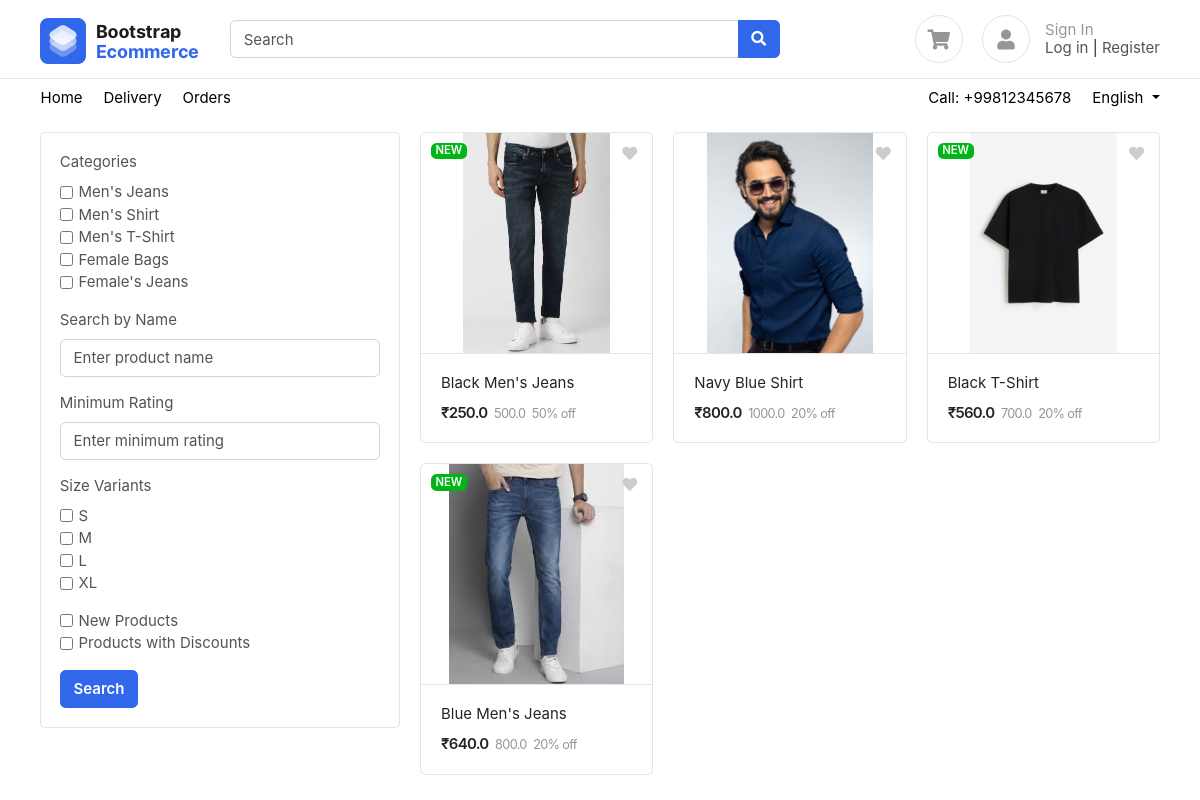
The app's page /search/ with its own data.
### products/models.py (models this page shows, shortened)
class Category(BaseModel):
    category_name = models.CharField(max_length=100)
    slug = models.SlugField(unique=True, null=True, blank=True)
    category_image = models.ImageField(upload_to="category", null=True, blank=True)

class SizeVariant(BaseModel):
    size = models.CharField(max_length=100)
    size_price = models.IntegerField(default=0)

class Product(BaseModel):
    product_name = models.CharField(max_length=100)
    slug = models.SlugField(unique=True, null=True, blank=True)
    product_category = models.ForeignKey("Category", on_delete=models.CASCADE, related_name="products")
    product_price = models.FloatField()
    discount = models.IntegerField(default=0)
    product_discount_price = models.FloatField(null=True, blank=True)
    size_variant = models.ManyToManyField(SizeVariant)
    product_description = models.TextField()
    is_new_product = models.BooleanField(default=False)
    product_total_review = models.IntegerField(null=True, blank=True)
    product_rating = models.IntegerField(default=0)
    product_total_order = models.IntegerField(null=True, blank=True)

class ProductImage(BaseModel):
    product = models.ForeignKey(Product , on_delete=models.CASCADE , related_name="product_images")
    product_image =  models.ImageField(upload_to="product")

### home/views.py (the view)
# urls.py: path('search/', search, name="search"),
def search(request):
    products = Product.objects.all()
    categories = Category.objects.all()
    sizes = SizeVariant.objects.all()  # Query all size variants
    selected_categories = request.GET.getlist('categories[]')
    if selected_categories:
        products = products.filter(product_category__uid__in=selected_categories)
    search_query = request.GET.get('name')
    if search_query:
        products = products.filter(product_name__icontains=search_query)
    min_rating = request.GET.get('min_rating')
    if min_rating:
        products = products.filter(product_rating__gte=min_rating)
    if request.GET.get('new_products'):
        products = products.filter(is_new_product=True)
    if request.GET.get('has_discounts'):
        products = products.filter(product_discount_price__isnull=False)
    selected_sizes = request.GET.getlist('sizes[]')
    if selected_sizes:
        products = products.filter(size_variant__in=selected_sizes)
    context = {
        'products': products,
        'categories': categories,
        'selected_categories': selected_categories,
        'selected_sizes': selected_sizes,  # Include selected_sizes in the context,
        'sizes': sizes,  # Pass sizes in the context
    }
    return render(request, 'home/search.html', context)

### templates/home/search.html (shortened to what this page needs)
{% extends 'base/base.html' %}
{% block content %}
<div class="container">
    <div class="row pt-3">
        <div class="col-md-4">
            <div class="card mb-3">
                <div class="card-body">
                    <form id="searchForm" class="search-form" method="GET">
                        <div class="form-group">
                            <label>Categories</label>
                            <div>
                                {% for category in categories %}
                                    <div class="form-check">
                                        <input class="form-check-input" type="checkbox" name="categories[]" id="category_{{ category.uid }}" value="{{ category.uid }}" {% if category.uid in selected_categories %} checked {% endif %}>
                                        <label class="form-check-label" for="category_{{ category.uid }}">
                                            {{ category.category_name }}
                                        </label>
                                    </div>
                                {% endfor %}
                            </div>
                        </div>
                        <div class="form-group">
                            <label for="productName">Search by Name</label>
                            <input id="productName" type="text" name="name" class="form-control" placeholder="Enter product name" value="{{ request.GET.name }}">
                        </div>
                        <div class="form-group">
                            <label for="minRating">Minimum Rating</label>
                            <input id="minRating" type="number" name="min_rating" class="form-control" placeholder="Enter minimum rating" value="{{ request.GET.min_rating }}">
                        </div>
                        <div class="form-group">
                            <label>Size Variants</label>
                            <div>
                                {% for size in sizes %}
                                    <div class="form-check">
                                        <input class="form-check-input" type="checkbox" name="sizes[]" id="size_{{ size.id }}" value="{{ size.id }}" {% if size.id in selected_sizes %} checked {% endif %}>
                                        <label class="form-check-label" for="size_{{ size.id }}">
                                            {{ size.size }}
                                        </label>
                                    </div>
                                {% endfor %}
                            </div>
                        </div>
                        <div class="form-check">
                            <input type="checkbox" name="new_products" class="form-check-input" id="newProductsCheckbox" {% if request.GET.new_products %} checked {% endif %}>
                            <label class="form-check-label" for="newProductsCheckbox">New Products</label>
                        </div>
                        <div class="form-check">
                            <input type="checkbox" name="has_discounts" class="form-check-input" id="discountsCheckbox" {% if request.GET.has_discounts %} checked {% endif %}>
                            <label class="form-check-label" for="discountsCheckbox">Products with Discounts</label>
                        </div>
                        <button type="submit" class="btn btn-primary mt-3">Search</button>
                    </form>
                </div>
            </div>
        </div>
        <div class="col-md-8">
            <div class="row">
                {% for product in products %}
                    <div class="col-md-4">
                        <figure class="card card-product-grid">
                            <div class="img-wrap">
                                <img src="/media/{{product.product_images.first.product_image}}" alt="{{product.product_name}}">
                                <span class="topbar">
                                    <a href="#" class="float-right"><i class="fa fa-heart"></i></a>
                                    {% if product.is_new_product %}
                                        <span class="badge badge-success"> NEW </span>
                                    {% endif %}
                                </span>
                            </div>
                            <figcaption class="info-wrap border-top">
                                <a href="{% url 'get-product' product.uid %}" class="title">{{product.product_name}}</a>
                                <div class="price-wrap mt-2">
                                    {% if product.product_discount_price %}
                                        <span class="price">₹{{product.product_discount_price}}</span>
                                        <small class="price-old">{{product.product_price}}</small>
                                        <small class="price-old">{{product.discount}}% off</small>
                                    {% else %}
                                        <span class="price">${{product.product_price}}</span>
                                    {% endif %}
                                </div>
                            </figcaption>
                        </figure>
                    </div>
                {% endfor %}
            </div>
        </div>
    </div>
</div>
{% endblock content %}

### static/css/ui.css (style rules this page uses)
html { font-family: 'Inter', sans-serif; font-size: 15px; }
.img-wrap { text-align: center; display: block; }
.img-wrap img { max-width: 100%; }
.price-wrap { letter-spacing: -0.7px; }
figure { margin-bottom: 0; }
article:after, .form-group:after { display: block; clear: both; content: ""; }
.card .title { color: #212529; }
[class*='card-product'] a.title { color: #212529; display: block; }
[class*='card-product'] .badge { top: 10px; left: 10px; position: absolute; }
[class*='card-product'] .img-wrap { overflow: hidden; position: relative; }
[class*='card-product'] .img-wrap img { height: 100%; max-width: 100%; width: auto; display: inline-block; object-fit: cover; }
.card-product-grid { margin-bottom: 20px; }
.card-product-grid .img-wrap { border-radius: 0.2rem 0.2rem 0 0; height: 220px; }
.card-product-grid .info-wrap { overflow: hidden; padding: 18px 20px; }
.card-product-grid .topbar { position: absolute; top: 0; width: 100%; z-index: 10; left: 0; text-align: initial; padding: 10px 15px; }
.card-product-grid .topbar a { color: #ccc; }
.card .img-wrap { overflow: hidden; }
.price { font-weight: 600; color: #212529; }
.price-old { color: #969696; margin-left: 3px; font-size: 85%; }

### templates/base/base.html (style rules this page uses)
a { color: black; background-color: transparent; text-decoration: none; }

### records on screen
Category: category_name "Men's Jeans"
Category: category_name "Men's Shirt"
Category: category_name "Men's T-Shirt"
Category: category_name "Female Bags"
Category: category_name "Female's Jeans"
SizeVariant: size "S"
SizeVariant: size "M"
SizeVariant: size "L"
SizeVariant: size "XL"
Product: product_images.first.product_image (picture), is_new_product "NEW", product_name "Black Men's Jeans", product_discount_price "250.0", product_price "500.0", discount "50"
Product: product_images.first.product_image (picture), product_name "Navy Blue Shirt", product_discount_price "800.0", product_price "1000.0", discount "20"
Product: product_images.first.product_image (picture), is_new_product "NEW", product_name "Black T-Shirt", product_discount_price "560.0", product_price "700.0", discount "20"
Product: product_images.first.product_image (picture), is_new_product "NEW", product_name "Blue Men's Jeans", product_discount_price "640.0", product_price "800.0", discount "20"
